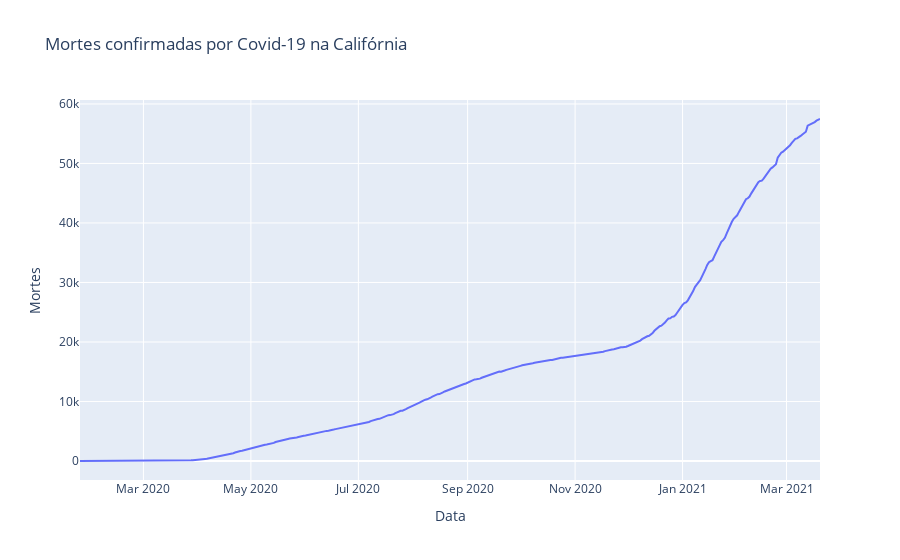

This figure's notebook cell:
### Code cell
# Vamos visualizar as mortes pelos estados
        # Visualizar as mortes na Califórnia
px.line(ca, 'Data', 'Mortes', title='Mortes confirmadas por Covid-19 na Califórnia')

### Figure 1 — Plotly figure (JSON) as saved in the notebook; plotly's stock layout.template omitted (floating-point values rounded to 4 significant figures; data arrays with more than 128 entries replaced by an {"elided": "..."} marker saying what was removed)
{"data": [{"hovertemplate": "Data=%{x}<br>Mortes=%{y}<extra></extra>", "legendgroup": "", "line": {"color": "#636efa", "dash": "solid"}, "mode": "lines", "name": "", "orientation": "v", "showlegend": false, "type": "scatter", "x": {"elided": "421 str values"}, "xaxis": "x", "y": {"elided": "421 int values"}, "yaxis": "y"}], "layout": {"legend": {"tracegroupgap": 0}, "title": {"text": "Mortes confirmadas por Covid-19 na Califórnia"}, "xaxis": {"anchor": "y", "domain": [0, 1], "title": {"text": "Data"}}, "yaxis": {"anchor": "x", "domain": [0, 1], "title": {"text": "Mortes"}}}}
